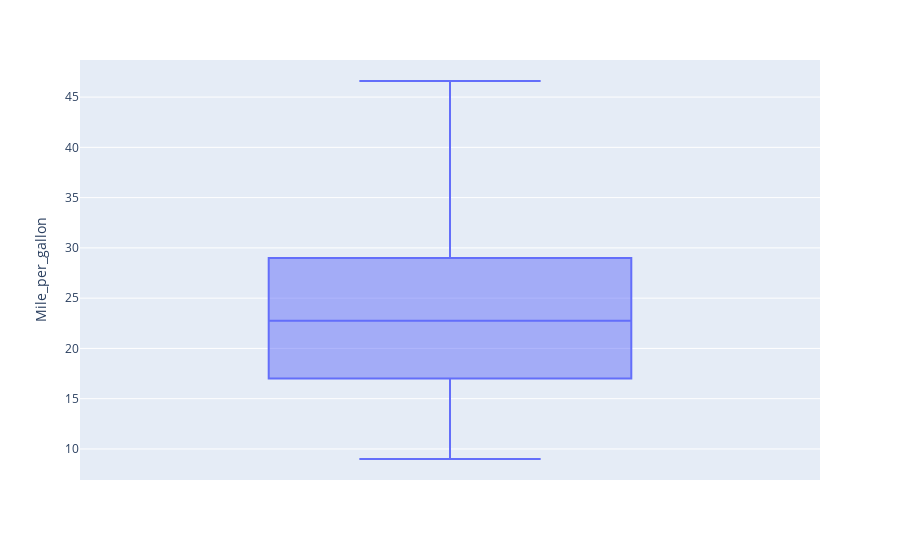

The notebook cell this image was saved under:
### Code cell
fig = px.box(data_frame= df1, y="Mile_per_gallon")
fig.show()

### Figure 1 — Plotly figure (JSON) as saved in the notebook; plotly's stock layout.template omitted (floating-point values rounded to 4 significant figures; data arrays with more than 128 entries replaced by an {"elided": "..."} marker saying what was removed)
{"data": [{"alignmentgroup": "True", "hovertemplate": "Mile_per_gallon=%{y}<extra></extra>", "legendgroup": "", "marker": {"color": "#636efa"}, "name": "", "notched": false, "offsetgroup": "", "orientation": "v", "showlegend": false, "type": "box", "x0": " ", "xaxis": "x", "y": {"elided": "392 float values"}, "y0": " ", "yaxis": "y"}], "layout": {"boxmode": "group", "legend": {"tracegroupgap": 0}, "margin": {"t": 60}, "xaxis": {"anchor": "y", "domain": [0, 1]}, "yaxis": {"anchor": "x", "domain": [0, 1], "title": {"text": "Mile_per_gallon"}}}}
